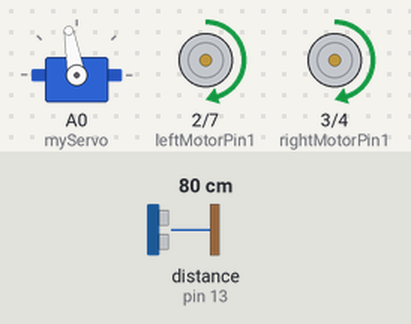
This sketch was run on a simulated Arduino Uno, built with avr-gcc and run on an emulated ATmega328P. Parts: servo, motor-driver pin pairs drawn as motors (green arrow = first pin HIGH = forward, orange = second pin HIGH = backward, longer = more drive, scaled by the enable pin). The test bench sets the inputs (shaded band); at power-on: distance to the obstacle (sensor on pin 13) 80 cm. The echo pulse lasts 58.3 µs per cm.

Above: at 4.2 s.
4.3 s: distance to the obstacle (sensor on pin 13) set to 33 cm
5.8 s: distance to the obstacle (sensor on pin 13) set to 27 cm
At 6.7 s:
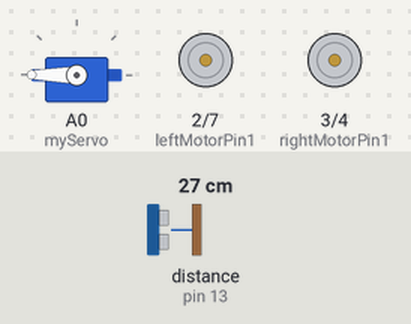
At 8.4 s:
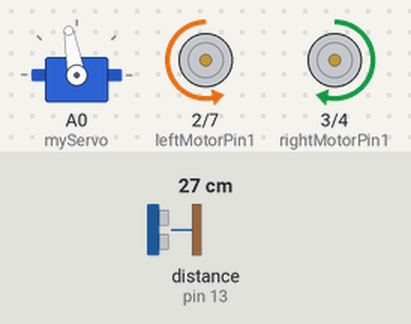
8.8 s: distance to the obstacle (sensor on pin 13) set to 35 cm
11.8 s: distance to the obstacle (sensor on pin 13) set to 2 cm
At 15.1 s:
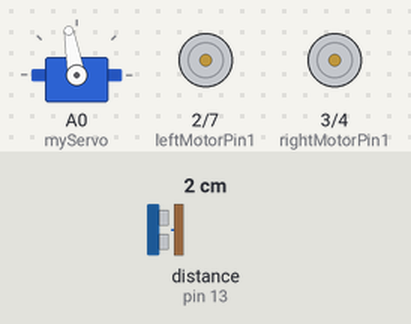
Timing chart, 0 to 15.8 s (numbered marks = the images above; inputs shaded):
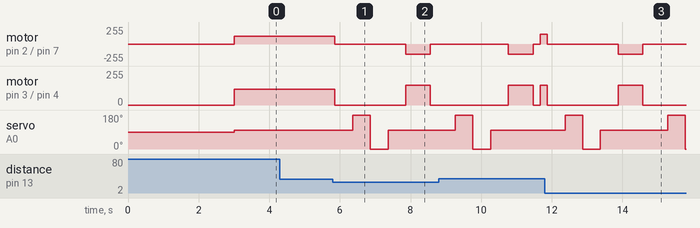

Measured:
- the behaviour switches between 30 and 29 cm on distance to the obstacle (sensor on pin 13) (found by bisection; images 0 and 1)
- after the input at 4.3 s, every drawn part: stays the same
- after the input at 5.8 s, motor on pin 2 (leftMotorPin1) / pin 7 (leftMotorPin2): forward 120/255 → stopped after 0.06 s, → backward 150/255 2.0 s later, → stopped 0.70 s later; motor on pin 3 (rightMotorPin1) / pin 4 (rightMotorPin2): forward 120/255 → stopped after 0.06 s, → forward 150/255 2.0 s later, → stopped 0.70 s later
- after the input at 11.8 s, motor on pin 2 (leftMotorPin1) / pin 7 (leftMotorPin2): forward 150/255 → stopped after 0.07 s, → backward 150/255 2.0 s later, → stopped 0.70 s later; motor on pin 3 (rightMotorPin1) / pin 4 (rightMotorPin2): forward 150/255 → stopped after 0.07 s, → forward 150/255 2.0 s later, → stopped 0.70 s later

The sketch:

Obstacle_Avoidance_Robot.ino
```cpp
#include <Servo.h>
#include <NewPing.h>

#define SERVO_PIN A0
#define ULTRASONIC_SENSOR_TRIG 12
#define ULTRASONIC_SENSOR_ECHO 13
#define MAX_REGULAR_MOTOR_SPEED 120
#define MAX_MOTOR_ADJUST_SPEED 150
#define DISTANCE_TO_CHECK 30

int distance = 0;

//Right motor
int enableRightMotor = 5;
int rightMotorPin1 = 3;
int rightMotorPin2 = 4;

//Left motor
int enableLeftMotor = 6;
int leftMotorPin1 = 2;
int leftMotorPin2 = 7;

NewPing mySensor(ULTRASONIC_SENSOR_TRIG, ULTRASONIC_SENSOR_ECHO, 400);
Servo myServo;

void setup() {
  // put your setup code here, to run once:
  pinMode(enableRightMotor, OUTPUT);
  pinMode(rightMotorPin1, OUTPUT);
  pinMode(rightMotorPin2, OUTPUT);

  pinMode(enableLeftMotor, OUTPUT);
  pinMode(leftMotorPin1, OUTPUT);
  pinMode(leftMotorPin2, OUTPUT);

  // Attach servo to pin A0
  myServo.attach(A0);
  delay(3000);
  myServo.write(100);

  rotateMotor(0, 0);
}

void loop() {

  distance = mySensor.ping_cm();
  // distance = 50;

  //If distance is within 30 cm then adjust motor direction as below
  if (distance > 0 && distance < DISTANCE_TO_CHECK) {
    //Stop motors
    rotateMotor(0, 0);
    delay(500);

    //Rotate servo to left
    myServo.write(180);
    delay(500);

    //Read left side distance using ultrasonic sensor
    int distanceLeft = mySensor.ping_cm();

    //Rotate servo to right
    myServo.write(0);
    delay(500);

    //Read right side distance using ultrasonic sensor
    int distanceRight = mySensor.ping_cm();

    //Bring servo to center
    myServo.write(100);
    delay(500);

    // if no space in the left, turn right
    if (distanceLeft == 0) {
      rotateMotor(MAX_MOTOR_ADJUST_SPEED, -MAX_MOTOR_ADJUST_SPEED);
      delay(700);
    }
    // if no space in the right, turn left
    else if (distanceRight == 0) {
      rotateMotor(-MAX_MOTOR_ADJUST_SPEED, MAX_MOTOR_ADJUST_SPEED);
      delay(700);
    }
    // If space on left is more than right, turn left
    else if (distanceLeft >= distanceRight) {
      rotateMotor(MAX_MOTOR_ADJUST_SPEED, -MAX_MOTOR_ADJUST_SPEED);
      delay(700);
    }
    // If space on right is more than left, turn right
    else {
      rotateMotor(-MAX_MOTOR_ADJUST_SPEED, MAX_MOTOR_ADJUST_SPEED);
      delay(700);
    }
    rotateMotor(0, 0);
    delay(200);
  }
  // Keep moving forward
  else {
    rotateMotor(MAX_REGULAR_MOTOR_SPEED, MAX_REGULAR_MOTOR_SPEED);
    delay(200);
  }
}


void rotateMotor(int rightMotorSpeed, int leftMotorSpeed) {
  if (rightMotorSpeed < 0) {
    digitalWrite(rightMotorPin1, LOW);
    digitalWrite(rightMotorPin2, HIGH);
  } else if (rightMotorSpeed >= 0) {
    digitalWrite(rightMotorPin1, HIGH);
    digitalWrite(rightMotorPin2, LOW);
  }

  if (leftMotorSpeed < 0) {
    digitalWrite(leftMotorPin1, LOW);
    digitalWrite(leftMotorPin2, HIGH);
  } else if (leftMotorSpeed >= 0) {
    digitalWrite(leftMotorPin1, HIGH);
    digitalWrite(leftMotorPin2, LOW);
  }

  analogWrite(enableRightMotor, abs(rightMotorSpeed));
  analogWrite(enableLeftMotor, abs(leftMotorSpeed));
}
```
